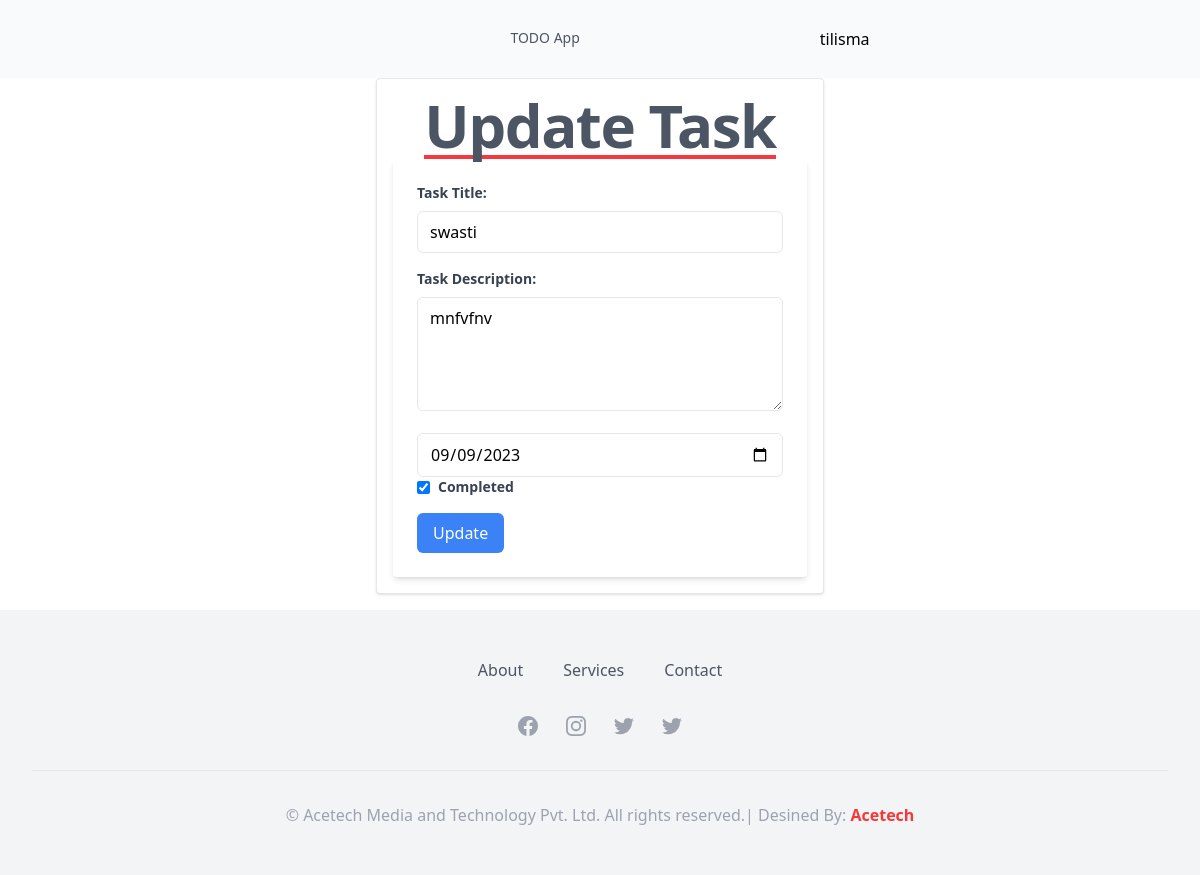
Screenshot of /update/4 (signed in) with the database file from the repository.
### todoapp/models.py (models this page shows, shortened)
class Task(models.Model):
    title = models.CharField(max_length=50)
    description = models.TextField()
    completed = models.BooleanField(default=False)
    created_at = models.DateTimeField(auto_now_add=True)
    created_by = models.ForeignKey(UserProfile, on_delete=models.CASCADE)
    task_date = models.DateField(auto_now=False, auto_now_add=False)

### todoapp/views.py (the view, shortened to what this page needs)
# urls.py: path('update/<str:pk>', EditTask,name='update'),
@login_required()
def EditTask(request,pk):
    template_name ='dashboard/edittask.html'
    task = Task.objects.get(id=pk)
    form = EditTaskForm
    context = {
        'task' : task,
        'form' : form
    }
    return render(request, template_name,context)

### todoapp/templates/dashboard/edittask.html (shortened to what this page needs)
{% extends 'base.html' %}
{% block content %}
<div class="container mx-auto max-w-md">
    <div class="add-task-form bg-white border rounded p-4 mb-4 shadow">
        <div  class="flex justify-center text-gray-600 text-2xl tracking-tight font-Roboto leading-10 font-bold  sm:text-5xl sm:leading-none md:text-6xl">
            <span class="border-b-4 border-[#f8373f]">Update Task</span>
        </div>
            <form method="POST" class="bg-white p-6 rounded shadow-md">
                <div class="mb-4">
                    <label for="title" class="block text-gray-700 text-sm font-bold mb-2">Task Title:</label>
                    <input type="text" id="title" name="title"
                        class="w-full px-3 py-2 border rounded-md focus:outline-none focus:border-blue-500"
                        value="{{task.title}}" required>
                </div>
                <div class="mb-4">
                    <label for="description" class="block text-gray-700 text-sm font-bold mb-2">Task Description:</label>
                    <textarea id="description" name="description"
                        class="w-full px-3 py-2 border rounded-md focus:outline-none focus:border-blue-500"
                        rows="4" required>{{task.description}}</textarea>
                </div>
                    <input type="date" id="task_date" name="task_date"
                        class="w-full px-3 py-2 border rounded-md focus:outline-none focus:border-blue-500"
                        value="{{task.task_date|date:'Y-m-d'}}" required>
                <div class="mb-4">
                    <label for="completed" class="flex items-center">
                        <input type="checkbox" id="completed" name="completed" class="mr-2"
                            {% if task.completed %} checked {% endif %}>
                        <span class="text-gray-700 text-sm font-bold">Completed</span>
                    </label>
                </div>
                <button type="submit"
                    class="bg-blue-500 text-white px-4 py-2 rounded-md hover:bg-blue-600 focus:outline-none focus:bg-blue-600">
                    Update
                </button>
            </form>
    </div>
</div>
{% endblock content %}

### todoapp/templates/nav.html (shortened to what this page needs)
<div
class="flex justify-between lg:justify-center lg:gap-40 px-3 items-center sticky top-0 z-50 w-[100%] bg-gray-50 py-2">
<div class="lg:flex lg:gap-10 gap-3 pr-20 hidden flex-wrap p-5 ">
  <a href="#">
    <div class=" text-sm font-Roboto border-b-2 hover:border-b-2 hover:border-b-[#f8373f]  border-b-gray-50 text-gray-600 ">TODO App</div>
  </a>
</div>
{% if request.user.is_authenticated %}
<a href="#">
  <div class="">{{request.user.username}}</div>
</a>
  {% endif %}
</div>

### rows the page displays
Task: title "swasti", description "mnfvfnv", task_date "09/09/2023", completed "☑"

### other values shown
{{ request.user.username }} "tilisma"
